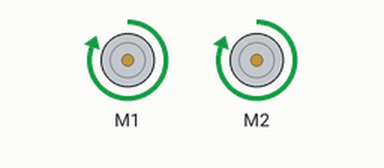
This sketch was run on a simulated Arduino Uno, built with avr-gcc and run on an emulated ATmega328P. On the bench: 2 × DC motor (green arrow = forward, orange = backward, longer = faster). What the sketch prints to the serial monitor is not drawn.

Above: at 5.0 s.
At 10.5 s:
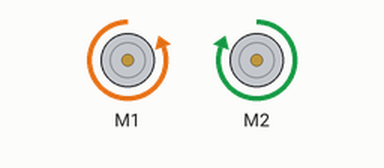
At 11.5 s:
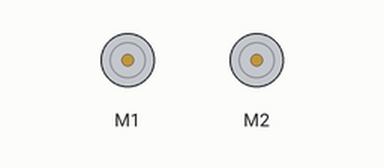
Timing chart, 0 to 15.6 s (numbered marks = the images above):
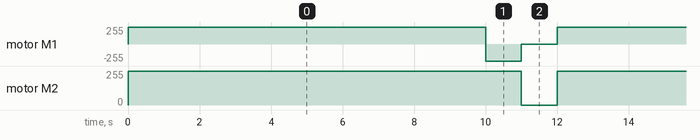

The sketch:

AustinMayer_Robot.ino
```cpp
#include <AFMotor.h>

AF_DCMotor motor1(1);
AF_DCMotor motor2(2);

void setup() {
  Serial.begin(57600);
  Serial.println("Motor test!");

}

void loop() {
  Serial.print("tick");

  motor1.setSpeed(255);
  motor2.setSpeed(255);

  motor1.run(FORWARD);
  motor2.run(FORWARD);
  delay(10000);

  Serial.print("tock");
  motor1.run(BACKWARD);
  motor2.run(FORWARD);
  delay(1000);

  Serial.print("tack");
  motor1.run(RELEASE);
  motor2.run(RELEASE);
  delay(1000);
}
```

Measured:
- by itself, motor M1: repeats every 12.0 s: backward 255/255 1.0 s, stopped 1.0 s, forward 255/255 10.0 s
- by itself, motor M2: alternates forward 255/255 for 11.0 s and stopped for 1.0 s
